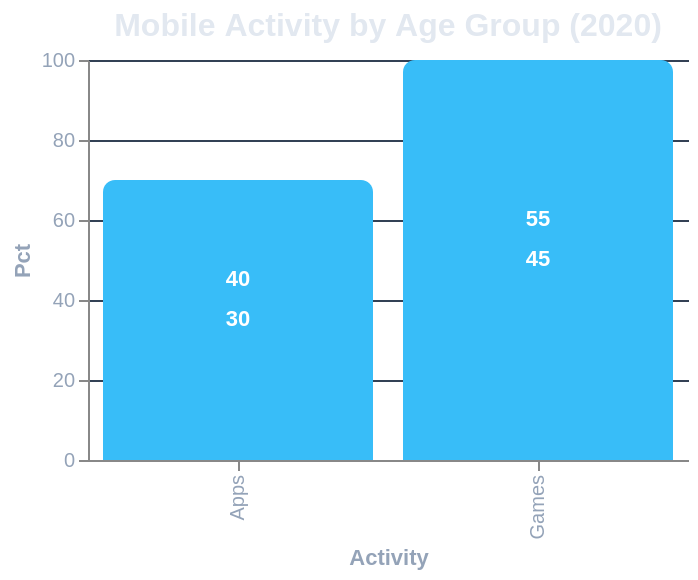

Write the Vega-Lite specification saved for this chart.
### Vega-Lite specification from a JSON file in a GitHub repository (floating-point values rounded to 4 significant figures)
{"$schema": "https://vega.github.io/schema/vega-lite/v5.json", "title": {"text": "Mobile Activity by Age Group (2020)", "color": "#e2e8f0", "fontSize": 16}, "width": 300, "height": 200, "background": "transparent", "data": {"values": [{"Activity": "Games", "Age": "6-9", "Pct": 45}, {"Activity": "Games", "Age": "10-11", "Pct": 55}, {"Activity": "Apps", "Age": "6-9", "Pct": 30}, {"Activity": "Apps", "Age": "10-11", "Pct": 40}]}, "layer": [{"mark": {"type": "bar", "cornerRadiusTopLeft": 6, "cornerRadiusTopRight": 6, "fill": "#38bdf8"}, "encoding": {"x": {"field": "Activity", "type": "nominal", "axis": {"labelColor": "#94a3b8", "titleColor": "#94a3b8"}}, "y": {"field": "Pct", "type": "quantitative", "axis": {"gridColor": "#334155", "labelColor": "#94a3b8", "titleColor": "#94a3b8"}}}}, {"mark": {"type": "text", "dy": -10, "color": "#ffffff", "fontWeight": "bold"}, "encoding": {"x": {"field": "Activity", "type": "nominal"}, "y": {"field": "Pct", "type": "quantitative"}, "text": {"field": "Pct", "type": "quantitative"}}}], "config": {"view": {"stroke": "transparent"}}}
